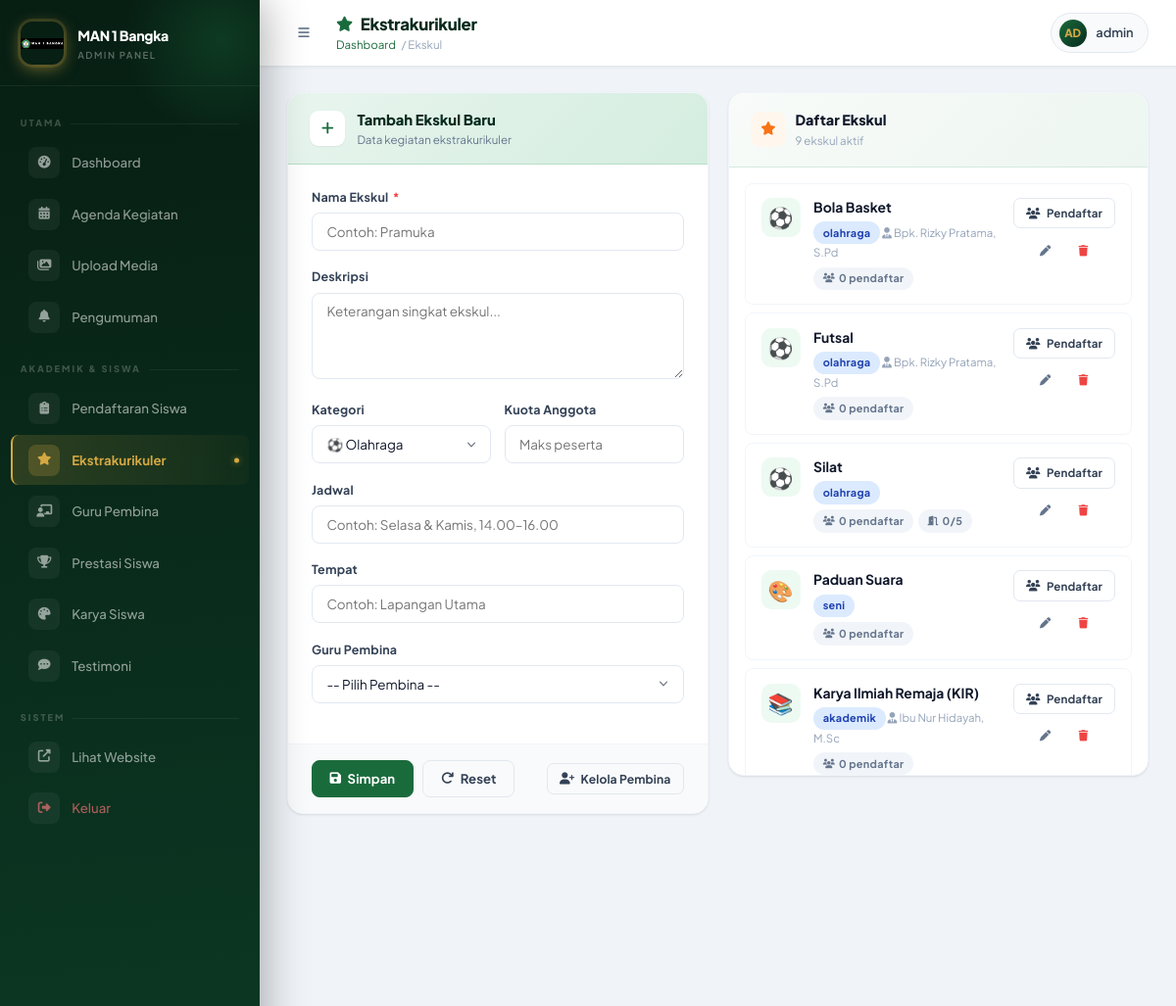
Page /admin/ekskul.php (signed in, upper part) on the earlier database version.
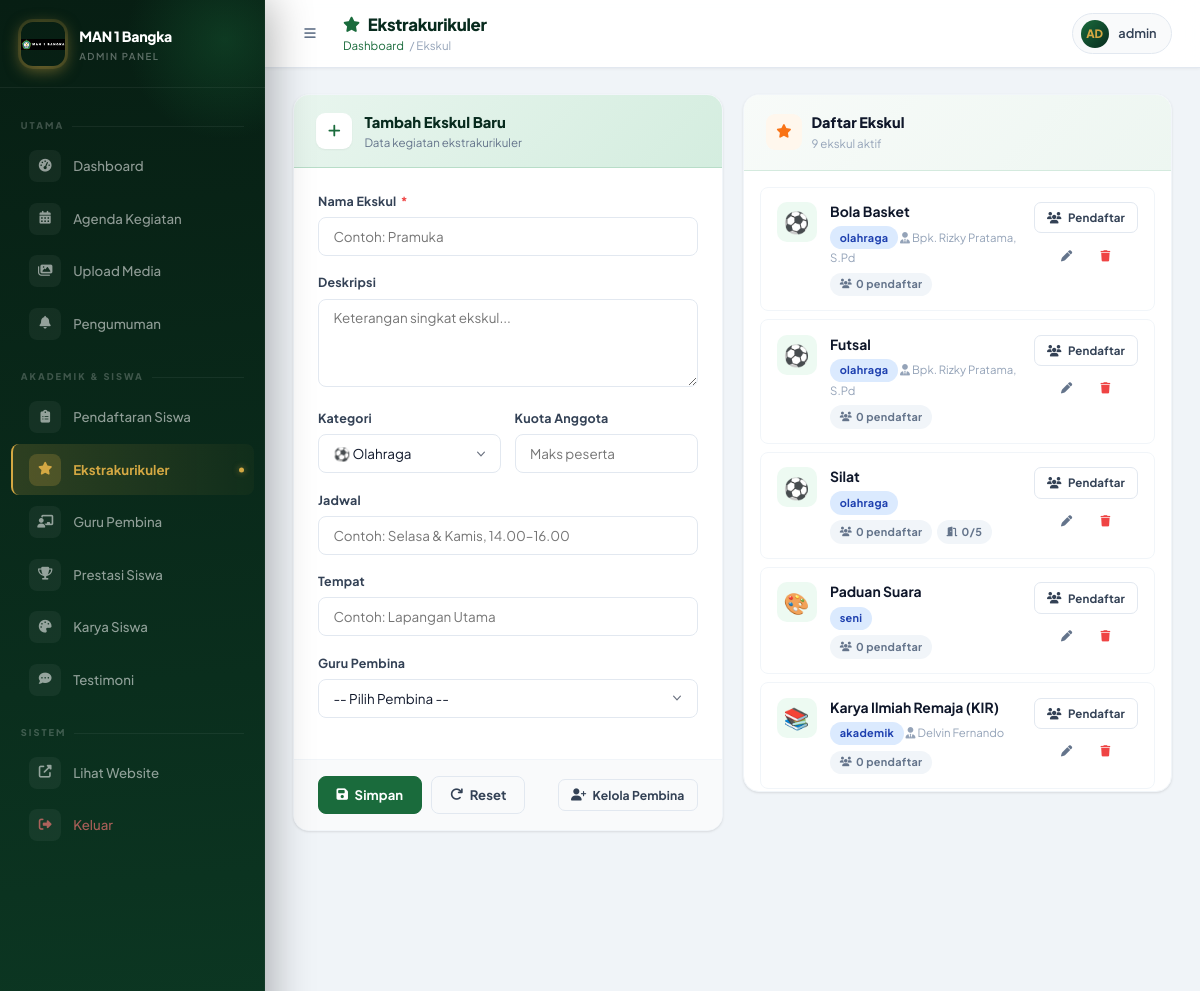
Same page on the later database version.
### tables this page shows
CREATE TABLE `ekstrakurikuler` (
  `id` int NOT NULL,
  `nama` varchar(255) NOT NULL,
  `deskripsi` text,
  `kategori` enum('olahraga','seni','akademik','keagamaan','teknologi','lainnya') DEFAULT 'lainnya',
  `jadwal` varchar(255) DEFAULT NULL,
  `tempat` varchar(255) DEFAULT NULL,
  `pembina_id` int DEFAULT NULL,
  `kuota` int DEFAULT NULL,
  `created_at` timestamp NULL DEFAULT CURRENT_TIMESTAMP
);

CREATE TABLE `kontak_pembina` (
  `id` int NOT NULL,
  `nama` varchar(255) NOT NULL,
  `jabatan` varchar(100) DEFAULT NULL,
  `email` varchar(100) DEFAULT NULL,
  `no_hp` varchar(20) DEFAULT NULL,
  `bidang` varchar(255) DEFAULT NULL,
  `foto` varchar(255) DEFAULT NULL,
  `created_at` timestamp NULL DEFAULT CURRENT_TIMESTAMP
);

### admin/ekskul.php (the view, shortened to what the changed rows need)
<?php
require '../php/config.php'; ?>
<?php
$viewEkskul = null;
$pendaftar = [];
$rows = $pdo->query("SELECT e.*,k.nama as nama_pembina,
    (SELECT COUNT(*) FROM pendaftaran_ekskul p WHERE p.ekstrakurikuler_id=e.id) as total_daftar,
    (SELECT COUNT(*) FROM pendaftaran_ekskul p WHERE p.ekstrakurikuler_id=e.id AND p.status='diterima') as total_diterima,
    (SELECT COUNT(*) FROM pendaftaran_ekskul p WHERE p.ekstrakurikuler_id=e.id AND p.status='menunggu') as total_menunggu
    FROM ekstrakurikuler e LEFT JOIN kontak_pembina k ON e.pembina_id=k.id ORDER BY e.kategori,e.nama")->fetchAll(PDO::FETCH_ASSOC);
$catIcon = ['olahraga' => '⚽', 'seni' => '🎨', 'akademik' => '📚', 'keagamaan' => '🕌', 'teknologi' => '💻', 'lainnya' => '🌟'];
?>
<!DOCTYPE html>
<html lang="id">
<head>
  <link rel="stylesheet" href="https://cdnjs.cloudflare.com/ajax/libs/font-awesome/6.4.0/css/all.min.css" />
  <link rel="stylesheet" href="assets/admin.css" />
</head>
<body>
  <main class="admin-main">
    <div class="page-content">
      <?php if ($viewEkskul): ?>
        <div class="admin-card anim-fade-up">
          <div class="card-header">
            <div class="card-header-left">
              <div class="card-header-icon" style="font-size:1.2rem;background:var(--primary-light);">
                <?= $catIcon[$viewEkskul['kategori']] ?? '⭐' ?>
              </div>
              <div>
                <div class="card-header-title"><?= htmlspecialchars($viewEkskul['nama']) ?></div>
                <div class="card-header-sub">
                  <?= htmlspecialchars($viewEkskul['kategori']) ?>
                  <?php if ($viewEkskul['jadwal']): ?>&bull; <?= htmlspecialchars($viewEkskul['jadwal']) ?><?php endif; ?>
                  <?php if ($viewEkskul['nama_pembina']): ?>&bull; Pembina: <?= htmlspecialchars($viewEkskul['nama_pembina']) ?><?php endif; ?>
                </div>
              </div>
            </div>
            <a href="ekskul.php" class="btn btn-outline btn-sm"><i class="fas fa-times"></i> Tutup</a>
          </div>
          <div style="display:grid;grid-template-columns:repeat(3,1fr);gap:1px;background:var(--gray-100);">
            <?php
            $total = count($pendaftar);
            $diterima = count(array_filter($pendaftar, fn($p) => $p['status'] === 'diterima'));
            $menunggu = count(array_filter($pendaftar, fn($p) => $p['status'] === 'menunggu'));
            $ditolak = $total - $diterima - $menunggu;
            foreach (
              [
                ['label' => 'Total Pendaftar', 'val' => $total, 'color' => 'var(--primary)', 'bg' => 'var(--primary-light)'],
                ['label' => 'Diterima', 'val' => $diterima, 'color' => 'var(--teal)', 'bg' => 'var(--teal-bg)'],
                ['label' => 'Menunggu', 'val' => $menunggu, 'color' => 'var(--orange)', 'bg' => 'var(--orange-bg)'],
              ] as $s
            ): ?>
              <div style="padding:1.1rem 1.4rem;background:var(--white);">
                <div style="font-size:1.8rem;font-weight:800;color:<?= $s['color'] ?>;"><?= $s['val'] ?></div>
                <div style="font-size:.72rem;font-weight:600;color:var(--gray-500);margin-top:.1rem;"><?= $s['label'] ?></div>
              </div>
            <?php endforeach; ?>
          </div>
          <div class="table-wrap">
            <table class="admin-table">
              <thead>
                <tr>
                  <th>#</th>
                  <th>Nama Siswa</th>
                  <th>NIS</th>
                  <th>Kelas</th>
                  <th>Kontak</th>
                  <th>Alasan</th>
                  <th>Status</th>
                  <th>Daftar</th>
                  <th>Aksi</th>
                </tr>
              </thead>
              <tbody>
                <?php if ($pendaftar): $no = 0;
                  foreach ($pendaftar as $p): $no++; ?>
                    <tr>
                      <td style="color:var(--gray-400);font-size:.75rem;"><?= $no ?></td>
                      <td>
                        <div style="font-weight:700;"><?= htmlspecialchars($p['nama_siswa']) ?></div>
                      </td>
                      <td style="font-family:monospace;font-size:.78rem;"><?= htmlspecialchars($p['nis']) ?></td>
                      <td><?= htmlspecialchars($p['kelas']) ?></td>
                      <td style="font-size:.75rem;">
                        <?php if ($p['no_hp']): ?><div><i class="fas fa-phone" style="width:12px;color:var(--gray-400);"></i> <?= htmlspecialchars($p['no_hp']) ?></div><?php endif; ?>
                        <?php if ($p['email']): ?><div><i class="fas fa-envelope" style="width:12px;color:var(--gray-400);"></i> <?= htmlspecialchars($p['email']) ?></div><?php endif; ?>
                      </td>
                      <td style="max-width:160px;">
                        <?php if ($p['alasan']): ?>
                          <div style="font-size:.75rem;color:var(--gray-600);overflow:hidden;display:-webkit-box;-webkit-line-clamp:2;-webkit-box-orient:vertical;"><?= htmlspecialchars($p['alasan']) ?></div>
                        <?php else: ?><span style="color:var(--gray-300);font-size:.75rem;">—</span><?php endif; ?>
                      </td>
                      <td>
                        <form method="POST" style="display:inline;" autocomplete="off">
              <?= csrfField() ?>
                          <input type="hidden" name="action" value="update_pendaftar" />
                          <input type="hidden" name="pendaftar_id" value="<?= $p['id'] ?>" />
                          <input type="hidden" name="<?= 'view' ?>" value="<?= (int)$_GET['view'] ?>" />
                          <select name="status" onchange="this.form.submit()" style="width:auto;font-size:.75rem;padding:.3rem .5rem;font-weight:600;border-radius:6px;cursor:pointer;" class="status-<?= htmlspecialchars($p['status']) ?>">
                            <option value="menunggu" <?= $p['status'] === 'menunggu' ? 'selected' : '' ?>>⏳ Menunggu</option>
                            <option value="diterima" <?= $p['status'] === 'diterima' ? 'selected' : '' ?>>✅ Diterima</option>
                            <option value="ditolak" <?= $p['status'] === 'ditolak' ? 'selected' : '' ?>>❌ Ditolak</option>
                          </select>
                        </form>
                      </td>
                      <td style="font-size:.72rem;color:var(--gray-400);"><?= date('d/m/y', strtotime($p['created_at'])) ?></td>
                      <td>
                        <form method="POST" style="display:inline;" onsubmit="return confirm('Hapus pendaftar ini?')" autocomplete="off">
              <?= csrfField() ?>
                          <input type="hidden" name="action" value="hapus_pendaftar" />
                          <input type="hidden" name="pendaftar_id" value="<?= $p['id'] ?>" />
                          <button type="submit" class="btn btn-ghost btn-icon btn-xs" style="color:var(--red);"><i class="fas fa-trash"></i></button>
                        </form>
                      </td>
                    </tr>
                  <?php endforeach;
                else: ?>
                  <tr>
                    <td colspan="9">
                      <div class="empty-state" style="padding:2rem;">
                        <div class="empty-state-icon">📋</div>
                        <h4>Belum Ada Pendaftar</h4>
                        <p>Belum ada siswa yang mendaftar ke ekskul ini.</p>
                      </div>
                    </td>
                  </tr>
                <?php endif; ?>
              </tbody>
            </table>
          </div>
          <?php if ($viewEkskul['kuota']): ?>
            <div style="padding:.75rem 1.25rem;border-top:1px solid var(--gray-100);font-size:.78rem;color:var(--gray-500);">
              <i class="fas fa-users" style="margin-right:.4rem;"></i>
              Kuota: <strong><?= $diterima ?>/<?= $viewEkskul['kuota'] ?></strong> siswa diterima
              <?php $sisa = $viewEkskul['kuota'] - $diterima; ?>
              &mdash; <span style="color:<?= $sisa > 0 ? 'var(--teal)' : 'var(--red)' ?>;font-weight:700;"><?= max(0, $sisa) ?> slot tersisa</span>
            </div>
          <?php endif; ?>
        </div>
      <?php else: ?>
        <div class="two-col" style="align-items:start;">
          <div class="admin-card anim-fade-up anim-delay-2">
            <div style="max-height:620px;overflow-y:auto;padding:1rem;">
              <?php if ($rows): ?>
                <?php foreach ($rows as $r): ?>
                  <div class="data-item" style="<?= $r['total_menunggu'] > 0 ? 'border-color:var(--orange-bg);' : '' ?>">
                    <div style="width:40px;height:40px;border-radius:10px;background:var(--primary-light);display:flex;align-items:center;justify-content:center;font-size:1.3rem;flex-shrink:0;">
                      <?= $catIcon[$r['kategori']] ?? '⭐' ?>
                    </div>
                    <div class="data-item-body">
                      <div class="data-item-title"><?= htmlspecialchars($r['nama']) ?></div>
                      <div class="data-item-sub" style="margin-top:.2rem;">
                        <span class="badge badge-blue"><?= htmlspecialchars($r['kategori']) ?></span>
                        <?php if ($r['nama_pembina']): ?><span style="font-size:.71rem;color:var(--gray-400);"><i class="fas fa-user-tie" style="margin-right:2px;"></i><?= htmlspecialchars($r['nama_pembina']) ?></span><?php endif; ?>
                      </div>
                      <div style="display:flex;gap:.3rem;margin-top:.35rem;flex-wrap:wrap;">
                        <a href="?view=<?= $r['id'] ?>" class="badge badge-<?= $r['total_daftar'] > 0 ? 'green' : 'gray' ?>" style="text-decoration:none;cursor:pointer;">
                          <i class="fas fa-users" style="font-size:.6rem;"></i> <?= $r['total_daftar'] ?> pendaftar
                        </a>
                      </div>
                    </div>
                    <div class="data-item-actions" style="flex-direction:column;gap:.3rem;">
                      <a href="?view=<?= $r['id'] ?>" class="btn btn-outline btn-sm" title="Lihat Pendaftar" style="font-size:.72rem;">
                        <i class="fas fa-users"></i> Pendaftar
                      </a>
                      <div style="display:flex;gap:.3rem;">
                        <a href="?edit=<?= $r['id'] ?>" class="btn btn-ghost btn-icon btn-xs" title="Edit"><i class="fas fa-pen"></i></a>
                        <form method="POST" style="display:inline;" onsubmit="return confirm('Hapus ekskul ini?')" autocomplete="off">
                          <button class="btn btn-ghost btn-icon btn-xs" style="color:var(--red);"><i class="fas fa-trash"></i></button>
                        </form>
                      </div>
                    </div>
                  </div>
                <?php endforeach; ?>
              <?php endif; ?>
            </div>
          </div>
        </div>
      <?php endif; ?>
    </div>
  </main>
</body>
</html>

Differences in the rows shown:
changed through a linked row, ekstrakurikuler "Karya Ilmiah Remaja (KIR)": pembina.nama "Ibu Nur Hidayah, M.Sc" → "Delvin Fernando"
